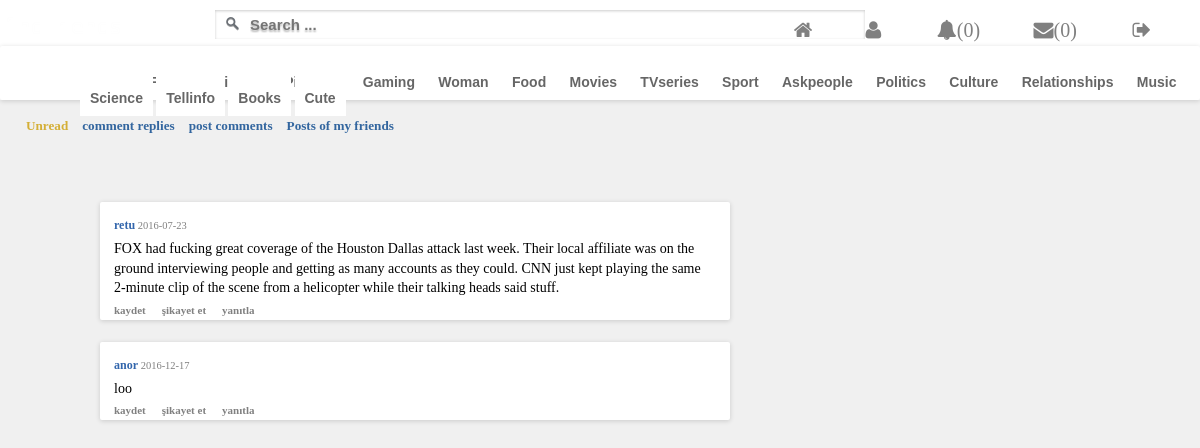
/replies.php (signed in), run on the app's committed database.
### tables this page shows
CREATE TABLE IF NOT EXISTS `replies` (
  `reply_id` int(11) NOT NULL AUTO_INCREMENT,
  `user` varchar(255) NOT NULL,
  `text` text NOT NULL,
  `date` date NOT NULL,
  `parent_comment_id` int(11) NOT NULL,
  `open` int(1) NOT NULL,
  PRIMARY KEY (`reply_id`)
);

### replies.php (the view, shortened to what this page needs)
      <?php include("./inc/header2.php"); ?>
<br/>
<div class='footerpost'>
  <ul>
      <li><a style='color:#D4AF37;' href='notification.php'>Unread</a>  </li>
      <li><a href='replies.php'>comment replies  </a></li>
      <li><a href='post_comments.php'>post comments </a></li>
    <li><a href='#'> Posts of my friends </a></li>
  </ul>
    </div>
<?php
    $mysqli = mysqli_connect("localhost","root","","project") or die("Connection was no established");
echo "<br/><div class='comments'>";
$getcomment=  mysqli_query($mysqli, "SELECT * FROM comments WHERE commented_by='$username'  ")or Die(mysqli_error($mysqli));
             while($row=mysqli_fetch_array($getcomment)){
                 $_comment_id=$row['id'];
$getreplies=  mysqli_query($mysqli, "SELECT * FROM replies WHERE parent_comment_id='$_comment_id'  ")or Die(mysqli_error($mysqli));
             while($row2=mysqli_fetch_array($getreplies)){
                 $date = $row2['date'];
                 $text=$row2['text'];
                 $user=$row2['user'];
                echo "
                    <br/><div class='reply_in_notification'>
                <ul >
    <li style='list-style-type : none;color:grey;font-family: Verdana;
    font-size:10.5px;'><a style=' color: #3366AC;
    font-family: Verdana;
    font-weight: bold;
    text-decoration:none;' href='user.php?u=$user'>$user</a> $date </li>
        <p class='comment_text'>
        $text
        </p>
  </ul>
               <div class='footercomment'>
  <ul>
    <li><a href='#'>kaydet</a>  </li>
    <li><a href='#'>şikayet et  </a></li>
    <li><a href='#' >yanıtla</a>  </li>
    </ul>
    </div>
    </div>
    ";}
             echo "</div></div>" ;     }
    ?>

### css/style_1.css (style rules this page uses)
* { margin: 0px; padding: 0; font-family: Arial,Helvetica,sans-serif; font-size: 12px; }
html { height: 100%; margin: 0px; height: 100%; width: 100%; }
body { margin: 0px; min-height: 100%; background-color: #F0F0F0; }
p { padding-top: 10px; }
.footerpost { position: relative; left:1em; height:2.5em; top:-0.6em; }
.footerpost ul li { float: left; font-size: 11px; position:relative; list-style-type : none; padding-left: 14px; height:17px; top:1em }
.footerpost a { color: #33669f; font-family: Verdana; font-weight: bold; text-decoration:none; font-size: 1.2em; }
.footercomment ul li { float: left; font-size: 8px; margin-right: 2em; list-style-type : none; padding-left: 0px; bottom:0; top:0px; height:10px; }
.footercomment a { color: grey; font-family: verdana; text-decoration:none; font-size: 11px; font-weight: bold; }
.comment_text { font-family: Verdana; font-size: 14px; padding-top: 6px; padding-bottom: 6px; line-height: 140%; }
.reply_in_notification { box-shadow: 0px 1px 5px rgba(0,0,0,0.16); border-radius: 2px; background-color: white; margin: 0 0 8px 0; padding: 16px 16px 16px 14px; position :relative; top: 30px; left: 100px; width: 600px; }

### data on the page
replies: user "retu", date "2016-07-23", text "FOX had fucking great coverage of the Houston Dallas attack last week. Their local affiliate was on the ground interviewing people and getting as many accounts as they could. CNN just kept playing the same 2-minute clip of the scene from a helicopter while their talking heads said stuff."
replies: user "anor", date "2016-12-17", text "loo"

### other printed values
$not "0"
$message_count "0"
